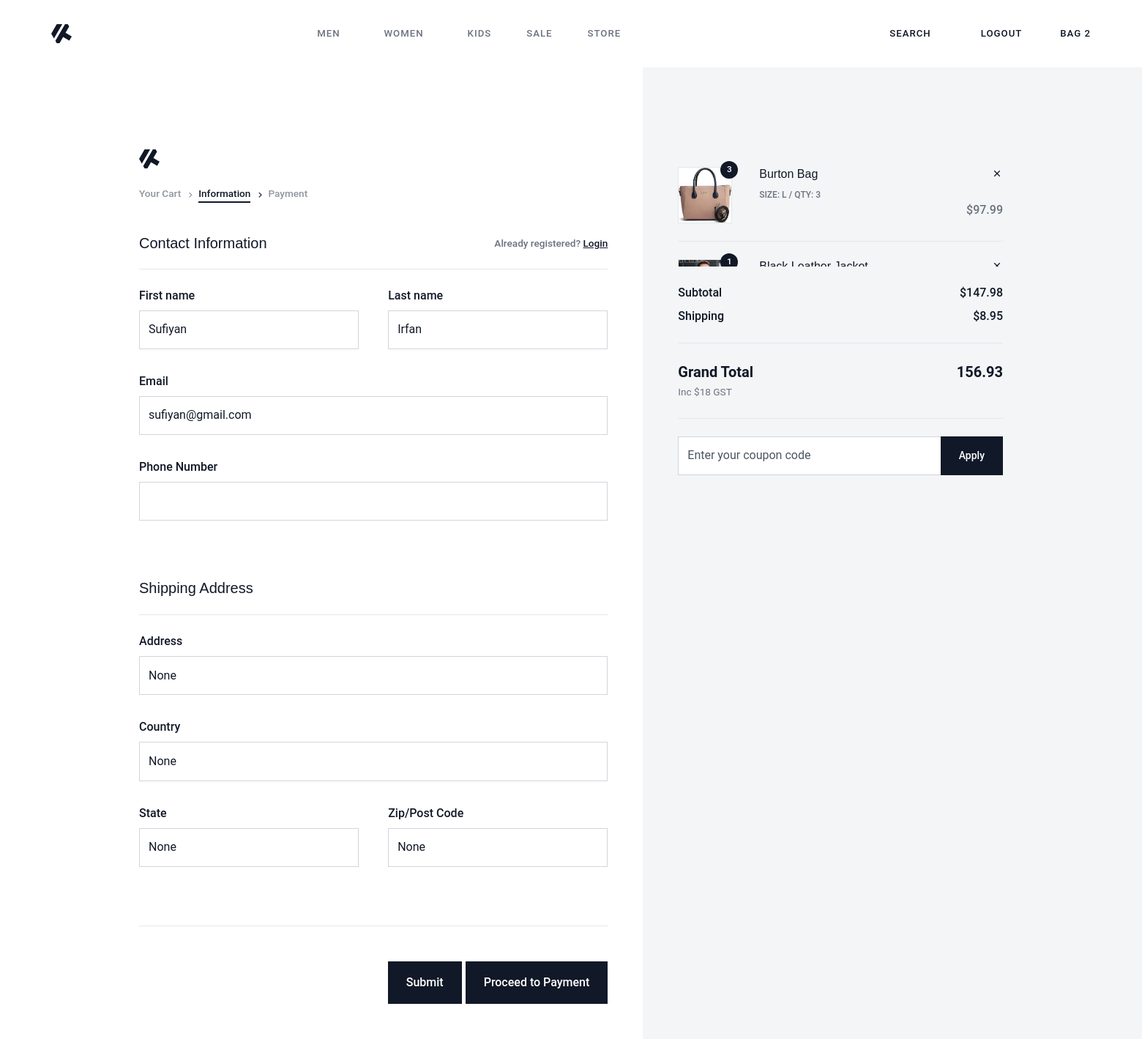
Before: /checkout/ (signed in) with the older database file.
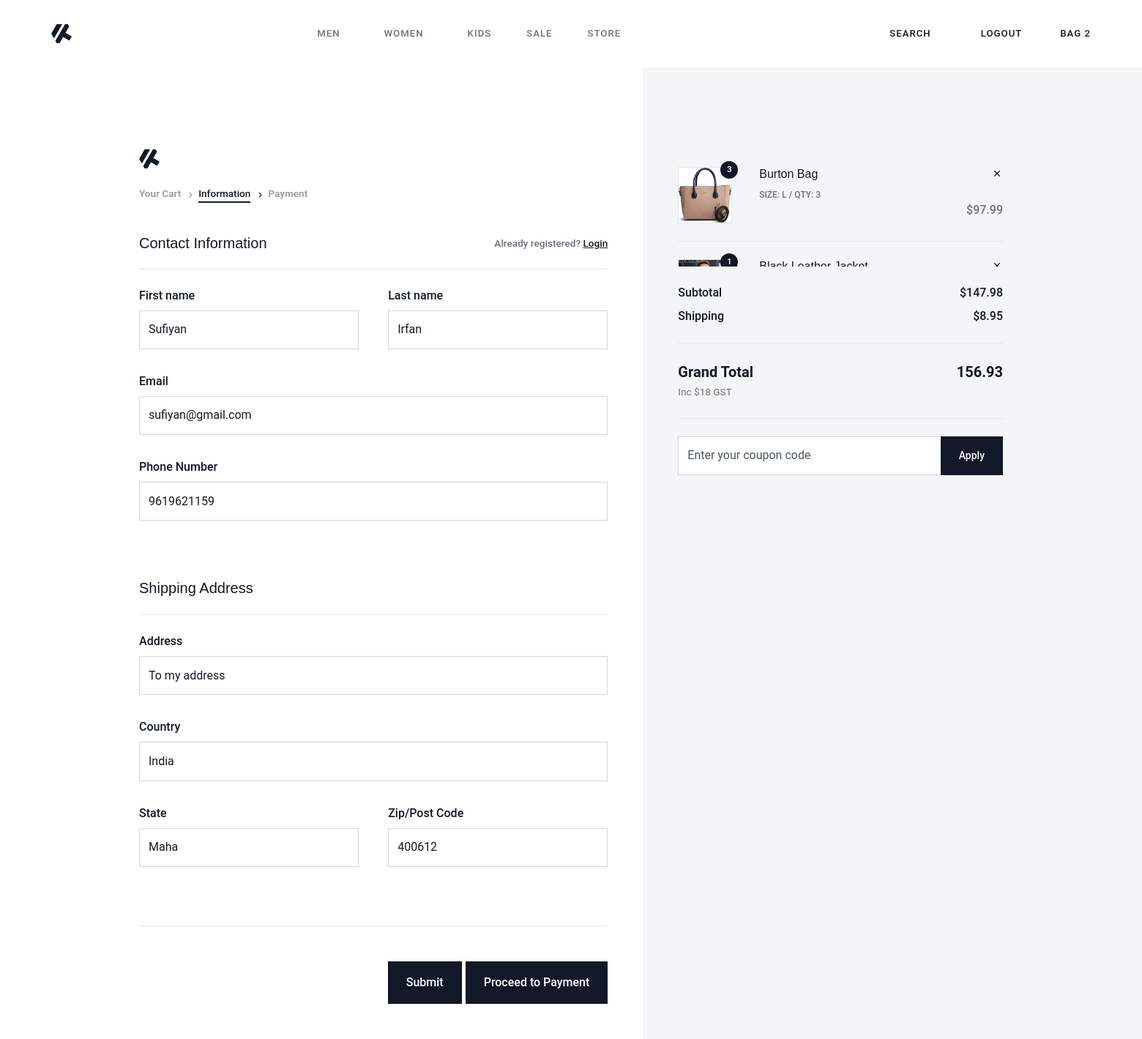
After: the same page with the newer database file.
### account/models.py (models this page shows, shortened)
class Account(AbstractBaseUser):
    first_name=models.CharField(max_length=100)
    last_name=models.CharField(max_length=100)
    email=models.EmailField(max_length=100,unique=True)
    phone_number=models.CharField(max_length=20)
    address=models.TextField(max_length=500,null=True,blank=True)
    country=models.CharField(max_length=20,null=True,blank=True)
    state=models.CharField(max_length=20,null=True,blank=True)
    zip_code=models.CharField(max_length=20,null=True,blank=True)
    date_joined=models.DateTimeField(auto_now_add=True)
    last_login=models.DateTimeField(auto_now_add=True)
    is_admin=models.BooleanField(default=False)
    is_staff=models.BooleanField(default=False)
    is_active=models.BooleanField(default=False)
    USERNAME_FIELD='email'
    REQUIRED_FIELDS=['first_name','last_name']
    objects=MyAccountManager()
    @property
    def get_cart_count(self):
        from store_app.models import CartItems
        return CartItems.objects.filter(cart__is_paid=False,cart__user=self.id).count()
    @property
    def get_cart_items(self):
        from store_app.models import CartItems,Cart
        cart_items = CartItems.objects.filter(cart__is_paid=False,cart__user = self.id)
        cart = Cart.objects.filter(user=self.id).first()
        return cart_items

### store_app/views.py (the view, shortened to what this page needs)
# urls.py: path("checkout/",views.checkout,name="checkout"),
@login_required(login_url="login")
def checkout(request):
    cart_items = CartItems.objects.filter(cart__is_paid=False,cart__user = request.user)
    cart = Cart.objects.filter(user=request.user).first()
    if cart.get_cart_total() > 0:
        grand_total = cart.get_cart_total() + 8.95
    else:
        grand_total = cart.get_cart_total()
    context = {
        "cart_items":cart_items,
        "cart":cart,
        "grand_total":round(grand_total,2)
    }
    return render(request,'checkout_pages/checkout.html',context)

### store_app/models.py (called while the page is built)
    def __str__(self):
        return self.size_name

    def get_product_price(self):
        price = [self.product.price]
        if self.color_variant:
            color_variant_price = self.color_variant.price
            price.append(color_variant_price)
        if self.size_variant:
            size_variant_price = self.size_variant.price
            price.append(size_variant_price)
        total_price = sum(price)
        if total_price <= 0:
            total_price = 0
            return 0
        return round(total_price + 18, 2)

### templates/checkout_pages/checkout.html (shortened to what the changed rows need)
{% extends "base.html" %}
{% load static %}
{% block content %}
    <section class="mt-0  vh-lg-100">
        <div class="container">
            <div class="row g-0 vh-lg-100">
                <div class="col-lg-7 pt-5 pt-lg-10">
                    <div class="pe-lg-5">
                        <div class="mt-5">
                      <form method='POST' action="{% url "checkout" %}">
                          <div class="row">
                            <div class="col-sm-6">
                              <div class="form-group">
                                <label for="firstNameBilling" class="form-label">First name</label>
                                <input type="text" name='fname' class="form-control" id="firstNameBilling" placeholder="" value="{{request.user.first_name}}" required>
                              </div>
                            </div>
                            <div class="col-sm-6">
                              <div class="form-group">
                                <label for="lastNameBilling" class="form-label">Last name</label>
                                <input type="text" name="lname" class="form-control" id="lastNameBilling" placeholder="" value="{{request.user.last_name}}" required>
                              </div>
                            </div>
                            <div class="col-12">
                              <div class="form-group">
                                <label for="email" class="form-label">Email</label>
                                <input type="email" name='email' class="form-control" id="email" value="{{request.user.email}}" required>
                              </div>
                              <div class="form-group">
                                <label for="email" class="form-label">Phone Number</label>
                                <input type="text" name='phone' class="form-control" id="email" value="{{request.user.phone_number}}" required>
                              </div>
                            </div>
                          </div>
                          <div class="row">
                            <div class="col-12">
                              <div class="form-group">
                                <label for="address" class="form-label">Address</label>
                                <input type="text" class="form-control" name="address" id="address" placeholder="123 Some Street Somewhere" value="{{request.user.address}}" required>
                              </div>
                            </div>
                            <div class="col-md-12">
                              <div class="form-group">
                                <label for="country" class="form-label">Country</label>
                                <input type="text" class="form-control" name="country" id="address" placeholder="123 Some Street Somewhere" value="{{request.user.country}}" required>
                              </div>
                            </div>
                            <div class="col-md-6">
                              <div class="form-group">
                                <label for="state" class="form-label">State</label>
                                <input type="text" class="form-control" name="state" id="address" placeholder="123 Some Street Somewhere" value="{{request.user.state}}" required>
                              </div>
                            </div>
                            <div class="col-md-6">
                              <div class="form-group">
                                <label for="zip" class="form-label">Zip/Post Code</label>
                                <input type="text" class="form-control" name="zip_code" id="zip" value="{{request.user.zip_code}}" required="">
                              </div>
                            </div>
                          </div>
                        </div>
                    </div>
                </div>
            </div>
        </div>
    </section>
{% endblock %}

### templates/includes/header.html (shortened to what this page needs)
{% load static %}
<nav class="navbar navbar-expand-lg navbar-light bg-white flex-column border-0  ">
    <div class="container-fluid">
        <div class="w-100">
            <div class="d-flex justify-content-between align-items-center flex-wrap">
                <a class="navbar-brand fw-bold fs-3 m-0 p-0 flex-shrink-0 order-0" href="{% url "home" %}">
                    <div class="d-flex align-items-center">
                        <svg class="f-w-7" xmlns="http://www.w3.org/2000/svg" viewBox="0 0 77.53 72.26"><path d="M10.43,54.2h0L0,36.13,10.43,18.06,20.86,0H41.72L10.43,54.2Zm67.1-7.83L73,54.2,68.49,62,45,48.47,31.29,72.26H20.86l-5.22-9L52.15,0H62.58l5.21,9L54.06,32.82,77.53,46.37Z" fill="currentColor" fill-rule="evenodd"/></svg>
                    </div>
                </a>
                <ul class="list-unstyled mb-0 d-flex align-items-center order-1 order-lg-2 nav-sidelinks">
                    <li class="d-none d-sm-block">
                        <span class="nav-link text-body search-trigger cursor-pointer">Search</span>
                    </li>
                    {% if request.user.is_authenticated %}
                        <li class="ms-1 d-none d-lg-inline-block">
                            <a class="nav-link text-body" href="{% url "logout" %}">
                                Logout
                            </a>
                        </li>
                    {% else %}
                    <li class="ms-1 d-none d-lg-inline-block">
                        <a class="nav-link text-body" href="{% url "login" %}">
                            Login
                        </a>
                    </li>
                    {% endif %}
                    <li class="ms-1 d-inline-block position-relative dropdown-cart">
                        <button class="nav-link me-0 disable-child-pointer border-0 p-0 bg-transparent text-body"
                            type="button">
                            Bag {{request.user.get_cart_count}}
                        </button>
                    </li>
                </ul>
                <div class="flex-shrink-0 collapse navbar-collapse navbar-collapse-light w-auto flex-grow-1 order-2 order-lg-1"
                    id="navbarNavDropdown">
                    <ul class="navbar-nav mx-auto mb-2 mb-lg-0">
                        <li class="nav-item dropdown dropdown position-static">
                          <a class="nav-link dropdown-toggle" href="#" role="button" data-bs-toggle="dropdown" aria-expanded="false">
                            Men
                          </a>
                        </li>
                        <li class="nav-item dropdown">
                            <a class="nav-link dropdown-toggle" href="#" role="button" data-bs-toggle="dropdown" aria-expanded="false">
                              Women
                            </a>
                          </li>
                          <li class="nav-item">
                            <a class="nav-link" href="./category.html" role="button">
                              Kids
                            </a>
                          </li>
                          <li class="nav-item">
                            <a class="nav-link" href="./category.html" role="button">
                              Sale
                            </a>
                          </li>
                          <li class="nav-item">
                            <a class="nav-link" href="{% url "store" %}" role="button">
                              Store
                            </a>
                          </li>
                      </ul>
                </div>
            </div>
        </div>
    </div>
</nav>

Changed rows visible on the page:
changed Account "Sufiyan": phone (not shown) → "9619621159"; address "None" → "To my address"; country "None" → "India"; state "None" → "Maha"; zip_code "None" → "400612"
